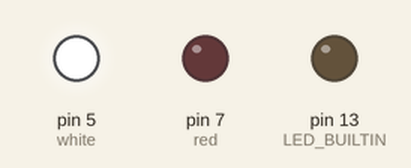
Bench run of a sketch on a simulated Arduino Uno, built with avr-gcc and run on an emulated ATmega328P. On the bench: output pins drawn as LEDs (lit = HIGH).

Above: at 5.0 s.
At 12.5 s:
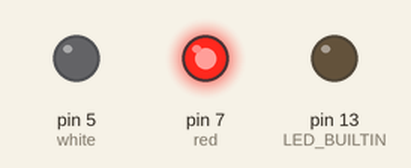
Timing chart, 0 to 19.5 s (numbered marks = the images above):
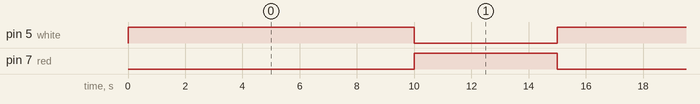

The sketch:

sittingAlarm10Seconds.ino
```cpp
/*
  Blink
  Github: Chini5ko
  Will turn red when you sit more than 20 minutes :)
*/

#define white            5
#define red              7

// the setup function runs once when you press reset or power the board
void setup() {
  // initialize digital pin LED_BUILTIN as an output.
  pinMode(LED_BUILTIN, OUTPUT);
  pinMode(white, OUTPUT);
  pinMode(red, OUTPUT);
}

// the loop function runs over and over again forever
void loop() {
  int second = 1000;
  int minute = second * 60;

  //set up your time to work
  int work = 10 * second;
  int rest = 5 * second;

  //on white
  digitalWrite(white, HIGH);   // turn the LED on (HIGH is the voltage level)
  delay(work);
  digitalWrite(white, LOW);
  //rest when is red
  digitalWrite(red, HIGH);   // turn the LED on (HIGH is the voltage level)
  delay(rest);
  digitalWrite(red, LOW);

}
```

Measured:
- by itself, pin 5 (white): alternates HIGH for 10.0 s and LOW for 5.0 s
- by itself, pin 7 (red): alternates HIGH for 5.0 s and LOW for 10.0 s
- by itself, everything shown: repeats every 15.0 s, in 3 steps
